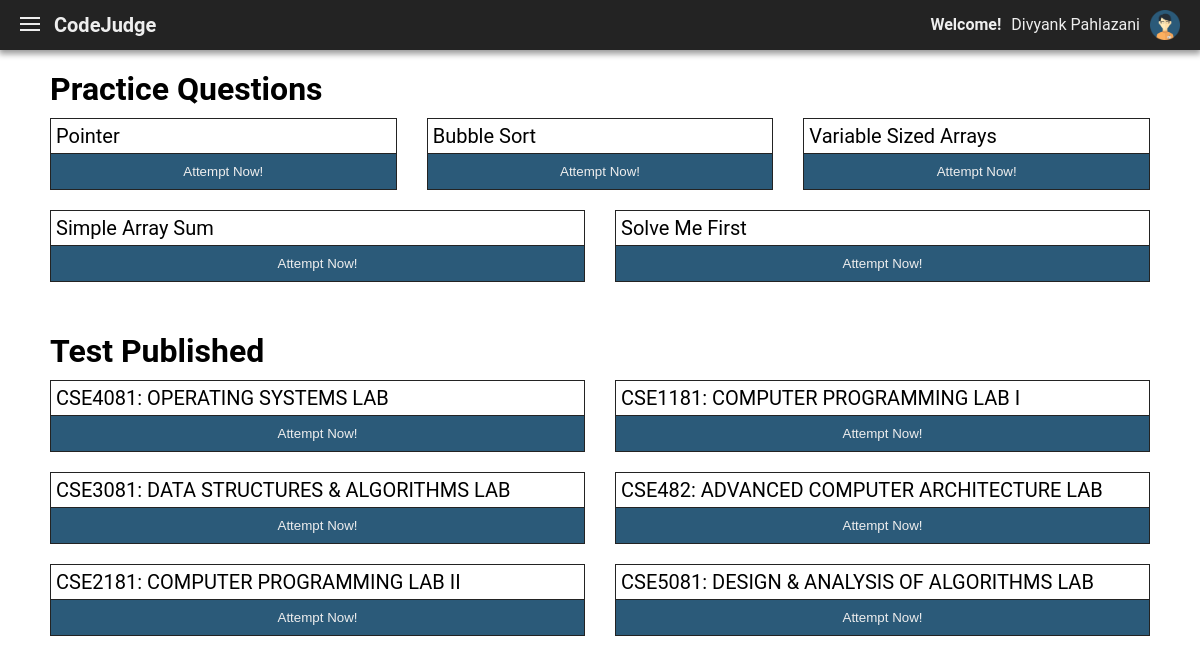
The page /main.php (signed in) on the database its author committed.
### tables this page shows
CREATE TABLE IF NOT EXISTS `q_bank` (
  `qid` varchar(20) NOT NULL,
  `heading` text NOT NULL,
  `description` text NOT NULL,
  `uploaded_by` varchar(20) NOT NULL
);

CREATE TABLE IF NOT EXISTS `t_bank` (
  `tid` varchar(20) NOT NULL,
  `heading` varchar(500) NOT NULL,
  `description` varchar(1000) NOT NULL,
  `uploaded_by` varchar(20) NOT NULL,
  `pass` varchar(100) DEFAULT NULL
);

### main.php (the view, shortened to what this page needs)
<?php require_once 'db.php';
	$connection = connectDB();
?>
<!DOCTYPE html>
<html>
<head>
	<link rel="stylesheet" href="assets/css/header.css">
	<link rel="stylesheet" href="assets/css/main.css">
</head>
<body>
	<div class="wrapper">
		<?php include 'header.php'; ?>
		<div class="content">
			<div class="practice section">
				<h1 class="heading">Practice Questions</h1>
				<?php
					if (!$connection) {
						header('Location: error.php');
						exit();
					}
					else {
						$query = "select qid, heading from codejudge.q_bank";
						$result = mysqli_query($connection, $query);
						$ncols = 3;
						while($arr = mysqli_fetch_row($result)) {
				?>
							<div class="row">
								<div class="question col">
									<p><?php echo $arr[1];?></p>
									<form action="attempt.php" method="post">
										<input class="btn" type="submit" value="Attempt Now!" name="attempt_question" />
									</form>
								</div>
								<?php
									$colIndex = 0;
									while(($ncols - 1) > $colIndex && $arr = mysqli_fetch_row($result)){
										$colIndex++;
								?>
										<div class="question col">
											<p><?php echo $arr[1];?></p>
											<form action="attempt.php" method="post">
												<input class="btn" type="submit" value="Attempt Now!" name="attempt_question" />
											</form>
										</div>
								<?php
									}
								?>
							</div>
				<?php
						}
					}
				?>
			</div>
			<?php
				if(isset($_SESSION['id'])) {
			?>
					<div class="published section">
						<h1 class="heading">Test Published</h1>
						<?php
							if (!$connection) {
								header('Location: error.php');
								exit();
							}
							else {
								$query = "select tid, heading from codejudge.t_bank";
								$result = mysqli_query($connection, $query);
								$ncols = 2;
								while($arr = mysqli_fetch_row($result)) {
						?>
									<div class="row">
										<div class="question col">
											<p><?php echo $arr[1];?></p>
											<form action="attempt.php" method="post">
												<input class="btn" type="submit" value="Attempt Now!" name="attempt_test" />
											</form>
										</div>
										<?php
											$colIndex = 0;
											while(($ncols - 1) > $colIndex && $arr = mysqli_fetch_row($result)){
												$colIndex++;
										?>
												<div class="question col">
													<p><?php echo $arr[1];?></p>
													<form action="attempt.php" method="post">
														<input class="btn" type="submit" value="Attempt Now!" name="attempt_test" />
													</form>
												</div>
										<?php
											}
										?>
									</div>
						<?php
								}
							}
						?>
					</div>
			<?php
				}
			?>
		</div>
	</div>
</body>
</html>

### assets/css/header.css (style rules this page uses)
* { box-sizing: border-box; }
body:not(#editor-area) { margin: 0; font-family: 'Roboto', 'Helvetica', sans-serif; box-sizing: border-box; }
.wrapper { padding: 70px 50px 0 50px; }

### assets/css/main.css (style rules this page uses)
.section { margin-bottom: 50px; }
.section .heading { margin: 0 0 10px 0; }
.row { display: flex; margin-bottom: 20px; }
.row:last-child { margin-bottom: 0; }
.col { flex: 1; margin-right: 30px; }
.col:last-child { margin-right: 0; }
.question { border: 1px solid #232323; }
.question p { border-bottom: 1px solid #232323; padding: 5px; margin: 0; font-size: 20px; }
.question .btn { width: 100%; color: #eee; padding: 10px; display: block; text-align: center; background: #2b5a79; text-decoration: none; border: none; outline: none; cursor: pointer; }

### rows shown on the page
q_bank: heading "Pointer"
q_bank: heading "Bubble Sort"
q_bank: heading "Variable Sized Arrays"
q_bank: heading "Simple Array Sum"
q_bank: heading "Solve Me First"
t_bank: heading "CSE4081: OPERATING SYSTEMS LAB"
t_bank: heading "CSE1181: COMPUTER PROGRAMMING LAB I"
t_bank: heading "CSE3081: DATA STRUCTURES & ALGORITHMS LAB"
t_bank: heading "CSE482: ADVANCED COMPUTER ARCHITECTURE LAB"
t_bank: heading "CSE2181: COMPUTER PROGRAMMING LAB II"
t_bank: heading "CSE5081: DESIGN & ANALYSIS OF ALGORITHMS LAB"

### other values the page prints
$_SESSION["name"] "Divyank Pahlazani"
